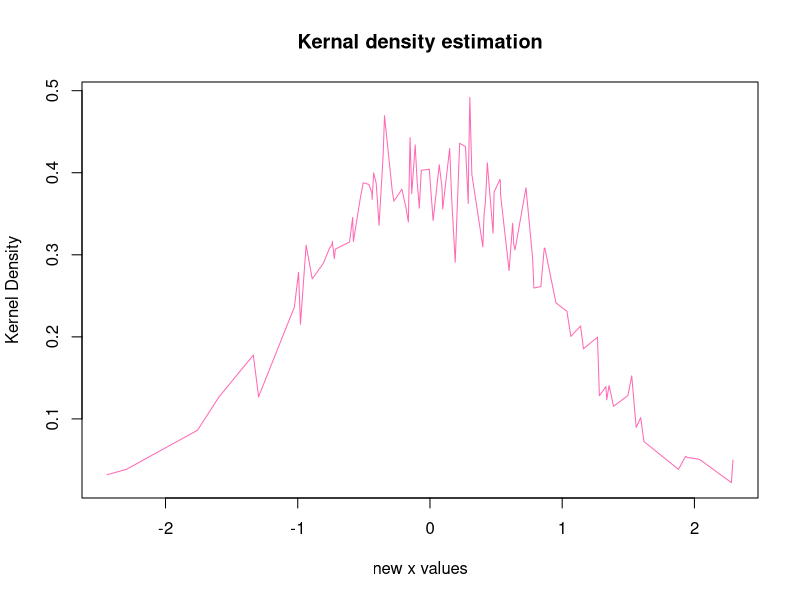
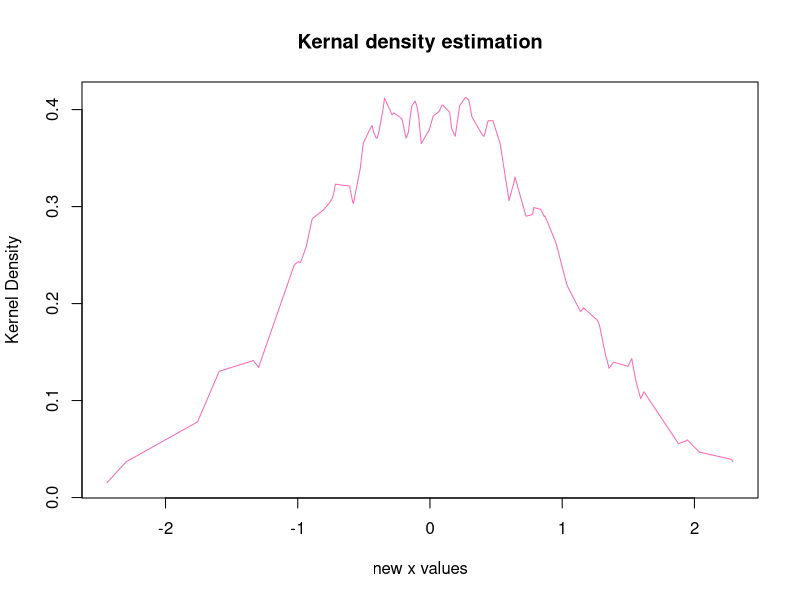
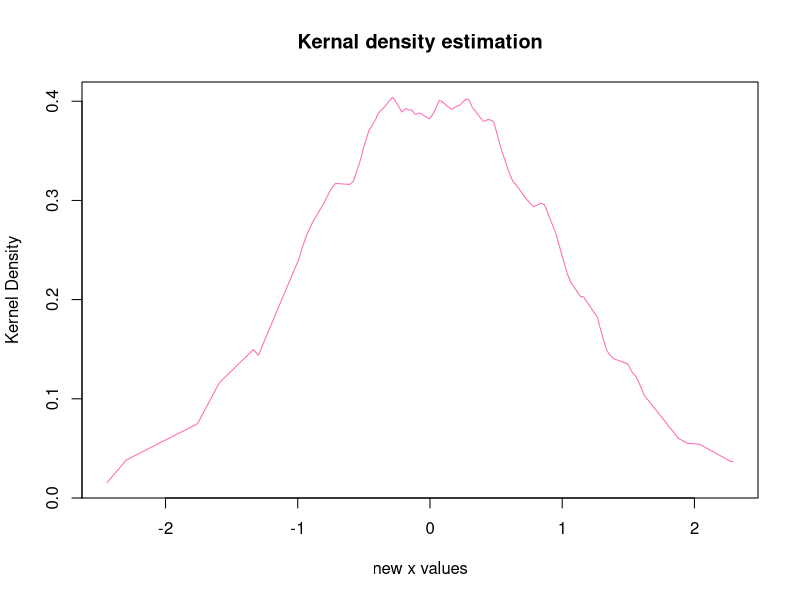
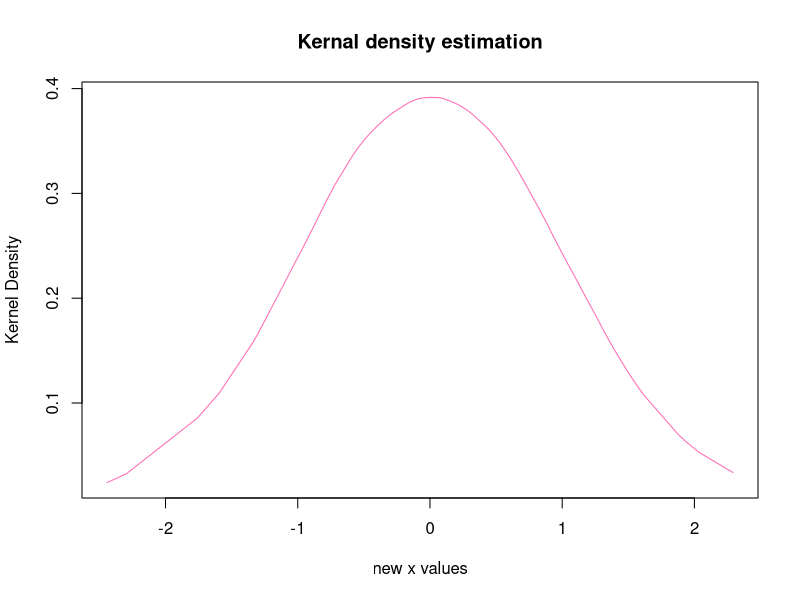
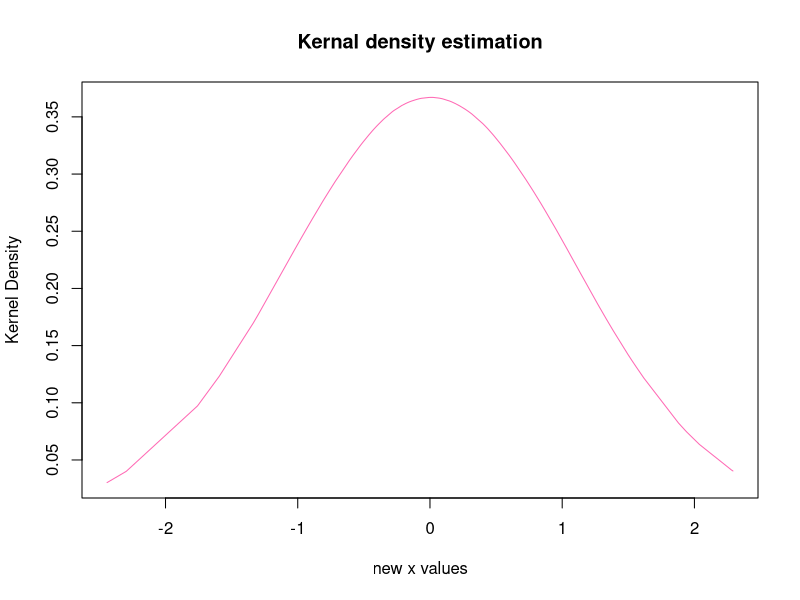
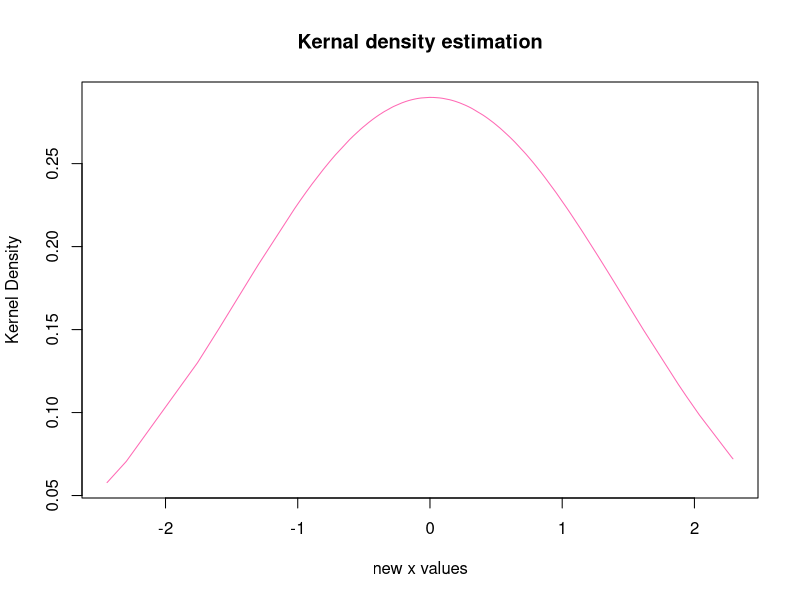
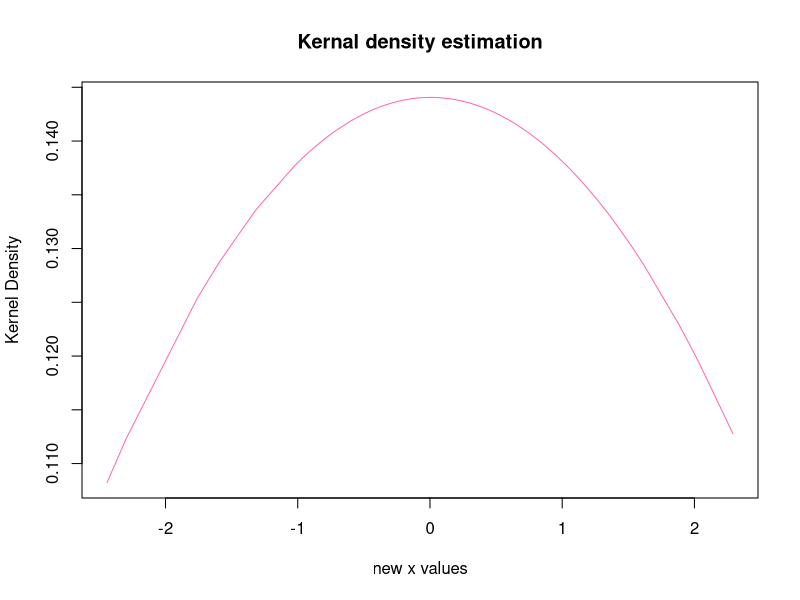
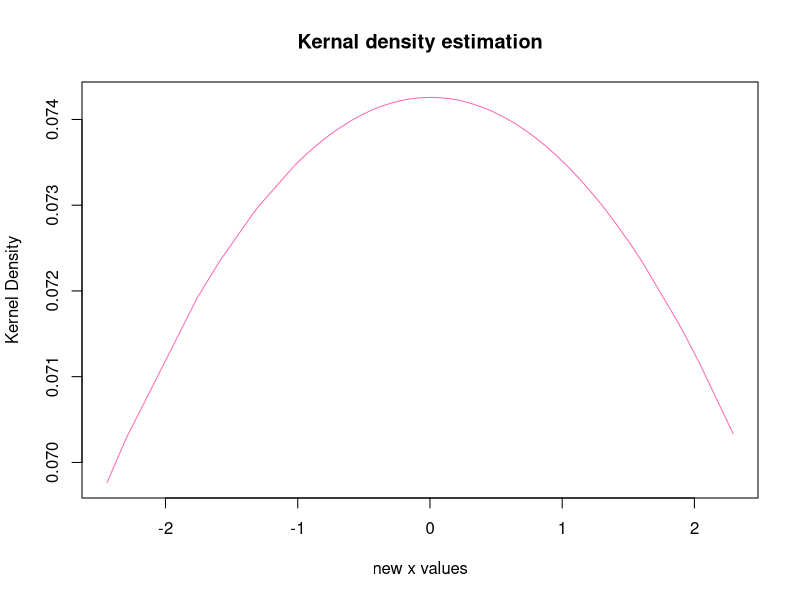

The R source for these figures, in order:
## ---- chunk 1
set.seed(365)
x <- rnorm(10000, 0, 1)
x.new <- sort(rnorm(100, 0, 1))
#Evaluate the Epanechnikov kernel function.
#x: Numeric vector of points to be evaluated.
#Returns: 
#A vector of values with the same length as x.
kernel_epan <-
function(x,h=1)
{
x <-x/h
ran <- as.numeric(abs(x) <= 1)
val <- (3/4) * ( 1 - x^2 ) * ran
val
}

#Evaluate kernel density estimation.
#x:Numeric vector of points to be evaluated.
#x_new: A new number numberic vector of points to be evaluated.
#Return:
#A vector of values show the kernel density estimation
h = 1
kernel_density <- function(x, x_new, h)
{
sapply(x.new, function(v)
{
est <-mean(kernel_epan(v-x,h))/h
est
})
}

h = c(0.01,0.05,0.1,0.5,1,2,5,10)
for (i in h){
  plot(x.new, kernel_density(x,x.new,i), xlab = "new x values",ylab = "Kernel Density", main = "Kernal density estimation",type="l",col="hotpink")  
}

## ---- chunk 2
# Check current KKT conditions for regression vector.
#Arguments:
# X: A numeric data matrix.
# y: Response vector.
# b: Current value of the regression vector.
# lambda: The penalty term.
#Return: 
#A logical vector indicating where the KKT conditions have been violated by the variables that are currently zero.
check_kkt <-
function(X, y, b, lambda)
{
resids <- y - X %*% b
s <- apply(X, 2, function(xj) crossprod(xj, resids)) /
lambda / nrow(X)
# Return a vector indicating where the KKT conditions have been violated by the variables that are currently zero.
(b == 0) & (abs(s) >= 1)
}
## ---- chunk 3
set.seed(365)
n <- 1000L
p <- 5000L
X <- matrix(rnorm(n * p), ncol = p)
beta <- c(seq(1, 0.1, length.out=(10L)), rep(0, p - 10L))
y <- X %*% beta + rnorm(n = n, sd = 0.15)
## ---- chunk 4
library(glmnet)
#Check which variables violate KKT condition
#x:A numeric data matrix.
#y: Response vector.
#Return: logical vector indicating where the KKT conditions have been violated
lasso_reg_with_screening <- function(x, y){
  fit <- cv.glmnet(X,y,alpha=1)
  lambda.1se <- fit$lambda.1se
  b <- fit$glmnet.fit$beta[, which(fit$lambda == fit$lambda.1se)]
  print(b)
  check_kkt(X, y, b, lambda.1se)
}
#We can observe that almost all coefficients get a false result for KKT violation. 
